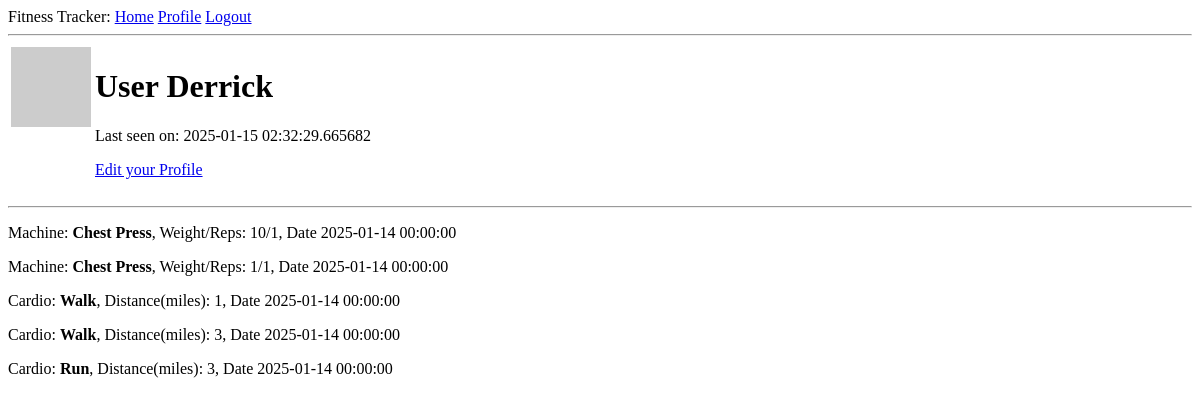
/user/Derrick (signed in), run on an earlier commit of the app's database.
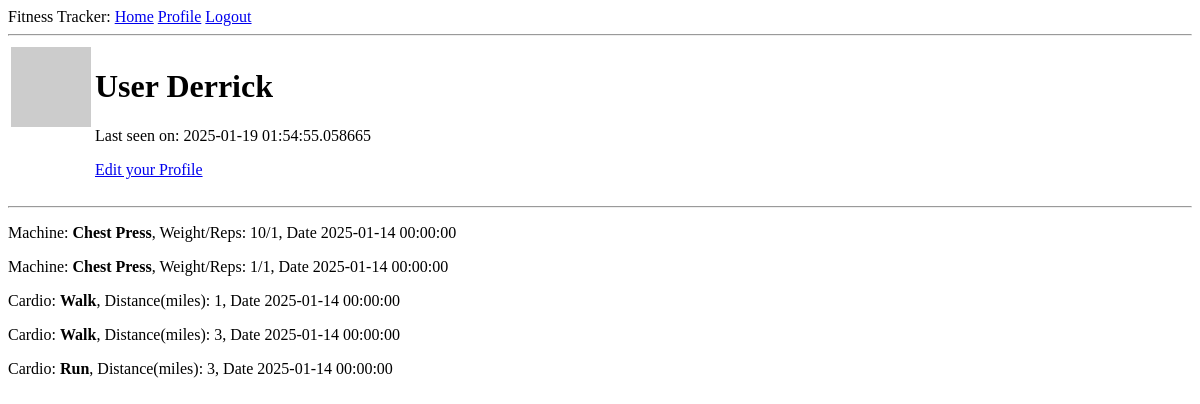
And on a later commit of the database.
### app/models.py (models this page shows, shortened)
class User(UserMixin, db.Model):
    id: Mapped[int] = mapped_column(primary_key=True)
    username: Mapped[str] = mapped_column(String(64), index=True, unique=True)
    email: Mapped[str] = mapped_column(String(120), index=True, unique=True)
    password_hash: Mapped[Optional[str]] = mapped_column(String(256))
    workouts: Mapped[List['Workout']] = relationship(back_populates='user')
    about_me: Mapped[Optional[str]] = mapped_column(String(140))
    last_seen: Mapped[Optional[datetime]] = mapped_column(
        default=lambda: datetime.now(timezone.utc))
    def avatar(self, size):
        digest = md5(self.email.lower().encode('utf-8')).hexdigest()
        return f'https://www.gravatar.com/avatar/{digest}?d=identicon&s={size}'

class MachineExercise(db.Model):
    id: Mapped[int] = mapped_column(primary_key=True)
    name: Mapped[str] = mapped_column(String(64), index=True)
    reps: Mapped[int] = mapped_column(Integer, default=1)
    weight: Mapped[int] = mapped_column(Integer, default=0)
    workouts: Mapped[List['Workout']] = relationship(secondary='workout_machine_exercise', back_populates='machine_exercises')

class Workout(db.Model):
    id: Mapped[int] = mapped_column(primary_key=True)
    date: Mapped[datetime] = mapped_column(index=True, default=lambda: datetime.now(timezone.utc))
    user_id: Mapped[int] = mapped_column(ForeignKey(User.id), index=True)
    user: Mapped[User] = relationship(back_populates='workouts')
    machine_exercises: Mapped[List["MachineExercise"]] = relationship(secondary='workout_machine_exercise', back_populates="workouts")
    cardio_exercises: Mapped[List["CardioExercise"]] = relationship(secondary='workout_cardio_exercise', back_populates="workouts")

class CardioExercise(db.Model):
    id: Mapped[int] = mapped_column(primary_key=True)
    name: Mapped[str] = mapped_column(String(64), index=True)
    distance: Mapped[int] = mapped_column(Integer, nullable=False, default=0)
    workouts: Mapped[List['Workout']] = relationship(secondary='workout_cardio_exercise', back_populates='cardio_exercises')

### app/routes.py (the view)
@app.route('/user/<username>')
@login_required
def user(username):
    user = db.first_or_404(sa.select(User).where(User.username == username))
    query_workouts = db.session.scalars(sa.select(Workout).where(Workout.user == current_user)).all()
    user_workouts = []
    cardio_workouts = []
    for workout in query_workouts:
        for machine in workout.machine_exercises:
            user_workouts.append({"name": machine.name, "reps": machine.reps, "weight": machine.weight, "date": workout.date})
        for cardio in workout.cardio_exercises:
            cardio_workouts.append({"name": cardio.name, "distance": cardio.distance, "date": workout.date})
    return render_template('user.html', user=user, workouts=user_workouts, cardios=cardio_workouts)

### app/models.py (called while the page is built)
@login.user_loader
def load_user(id):
    return db.session.get(User, int(id))

### app/routes.py (called while the page is built)
@app.before_request
def before_request():
    if current_user.is_authenticated:
        current_user.last_seen = datetime.now(timezone.utc)
        db.session.commit()

### app/templates/user.html (shortened to what this page needs)
{% extends "base.html" %} {% block content %}
<table>
  <tr valign="top">
    <td><img src="{{ user.avatar(128) }}" /></td>
    <td>
      <h1>User {{ user.username }}</h1>
       {% if user.last_seen %}
      <p>Last seen on: {{ user.last_seen }}</p>
      {% endif %}
      {% if user == current_user %}
      <p><a href="{{ url_for('edit_profile') }}">Edit your Profile</a></p>
      {% endif %}
    </td>
  </tr>
</table>
<hr />
{% include '_workout.html' %} {%
endblock %}

### app/templates/base.html (shortened to what this page needs)
<!DOCTYPE html>
<html>
  <head>
  </head>
  <body>
    <div>
      Fitness Tracker:
      <a href="{{ url_for('index') }}">Home</a>
      {% if current_user.is_anonymous %}
      <a href="{{ url_for('login') }}">Login</a>
      {% else %}
      <a href="{{ url_for('user', username=current_user.username) }}">Profile</a>
      <a href="{{ url_for('logout') }}">Logout</a>
      {% endif %}
    </div>
    <hr />
     {% block content %}{% endblock %}
  </body>
</html>

### app/templates/_workout.html
{% for workout in workouts %}
<div>
  <p>
    Machine: <b>{{ workout["name"] }}</b>, Weight/Reps: {{ workout["weight"]
    }}/{{ workout["reps"] }}, Date {{workout.date}}
  </p>
</div>
{% endfor %} {% for cardio in cardios %}
<div>
  <p>
    Cardio: <b>{{ cardio["name"] }}</b>, Distance(miles): {{ cardio["distance"]
    }}, Date {{cardio.date}}
  </p>
</div>
{% endfor %}

What changed in the data, as far as the page shows it:
changed User "Derrick": last_seen "2025-01-15 02:32:29.665682" → "2025-01-19 01:54:55.058665"
